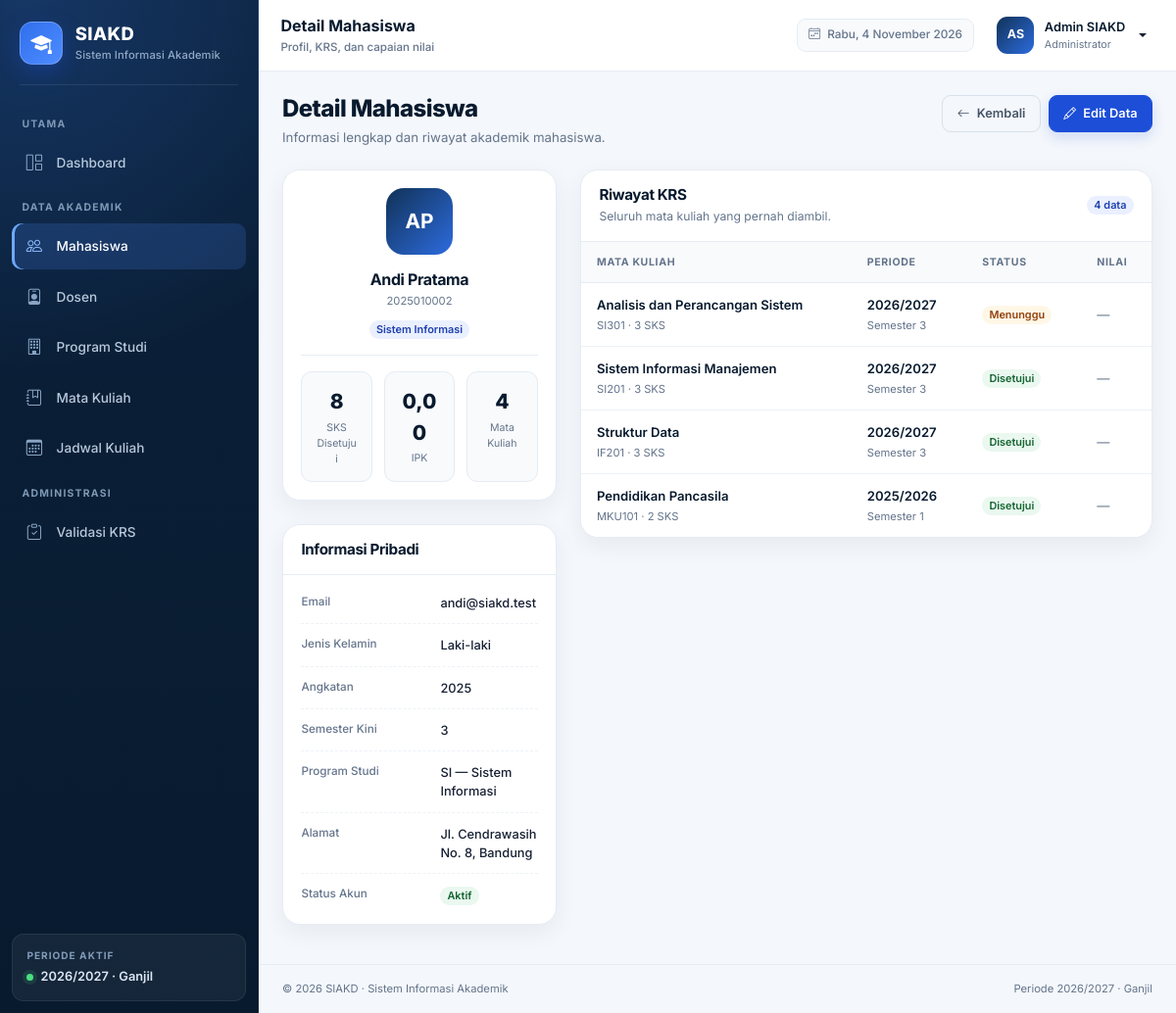
Screenshot of /admin/mahasiswa_detail.php?id=2 (signed in) with the database file from the repository.
### tables this page shows
CREATE TABLE `users` (
    `id` INT UNSIGNED NOT NULL AUTO_INCREMENT,
    `nama` VARCHAR(100) NOT NULL,
    `email` VARCHAR(120) NOT NULL,
    `password` VARCHAR(255) NOT NULL,
    `role` ENUM('admin', 'dosen', 'mahasiswa') NOT NULL,
    `status` ENUM('aktif', 'nonaktif') NOT NULL DEFAULT 'aktif',
    `created_at` TIMESTAMP NOT NULL DEFAULT CURRENT_TIMESTAMP,
    `updated_at` TIMESTAMP NOT NULL DEFAULT CURRENT_TIMESTAMP ON UPDATE CURRENT_TIMESTAMP,
    PRIMARY KEY (`id`),
    UNIQUE KEY `uq_users_email` (`email`),
    KEY `idx_users_role` (`role`)
);

CREATE TABLE `mahasiswa` (
    `id` INT UNSIGNED NOT NULL AUTO_INCREMENT,
    `user_id` INT UNSIGNED NOT NULL,
    `nim` VARCHAR(20) NOT NULL,
    `nama` VARCHAR(100) NOT NULL,
    `email` VARCHAR(120) NOT NULL,
    `jenis_kelamin` ENUM('L', 'P') NOT NULL,
    `alamat` VARCHAR(255) NOT NULL,
    `prodi_id` INT UNSIGNED NOT NULL,
    `angkatan` YEAR NOT NULL,
    `created_at` TIMESTAMP NOT NULL DEFAULT CURRENT_TIMESTAMP,
    `updated_at` TIMESTAMP NOT NULL DEFAULT CURRENT_TIMESTAMP ON UPDATE CURRENT_TIMESTAMP,
    PRIMARY KEY (`id`),
    UNIQUE KEY `uq_mahasiswa_user` (`user_id`),
    UNIQUE KEY `uq_mahasiswa_nim` (`nim`),
    UNIQUE KEY `uq_mahasiswa_email` (`email`),
    KEY `idx_mahasiswa_prodi` (`prodi_id`),
    KEY `idx_mahasiswa_angkatan` (`angkatan`),
    CONSTRAINT `fk_mahasiswa_user` FOREIGN KEY (`user_id`) REFERENCES `users` (`id`) ON DELETE CASCADE ON UPDATE CASCADE,
    CONSTRAINT `fk_mahasiswa_prodi` FOREIGN KEY (`prodi_id`) REFERENCES `prodi` (`id`) ON DELETE RESTRICT ON UPDATE CASCADE
);

CREATE TABLE `prodi` (
    `id` INT UNSIGNED NOT NULL AUTO_INCREMENT,
    `kode_prodi` VARCHAR(10) NOT NULL,
    `nama_prodi` VARCHAR(100) NOT NULL,
    `created_at` TIMESTAMP NOT NULL DEFAULT CURRENT_TIMESTAMP,
    `updated_at` TIMESTAMP NOT NULL DEFAULT CURRENT_TIMESTAMP ON UPDATE CURRENT_TIMESTAMP,
    PRIMARY KEY (`id`),
    UNIQUE KEY `uq_prodi_kode` (`kode_prodi`),
    UNIQUE KEY `uq_prodi_nama` (`nama_prodi`)
);

CREATE TABLE `krs` (
    `id` INT UNSIGNED NOT NULL AUTO_INCREMENT,
    `mahasiswa_id` INT UNSIGNED NOT NULL,
    `mata_kuliah_id` INT UNSIGNED NOT NULL,
    `semester` TINYINT UNSIGNED NOT NULL,
    `tahun_ajaran` VARCHAR(9) NOT NULL,
    `status` ENUM('menunggu', 'disetujui', 'ditolak') NOT NULL DEFAULT 'menunggu',
    `created_at` TIMESTAMP NOT NULL DEFAULT CURRENT_TIMESTAMP,
    `updated_at` TIMESTAMP NOT NULL DEFAULT CURRENT_TIMESTAMP ON UPDATE CURRENT_TIMESTAMP,
    PRIMARY KEY (`id`),
    UNIQUE KEY `uq_krs_mahasiswa_mk` (`mahasiswa_id`, `mata_kuliah_id`),
    KEY `idx_krs_mk` (`mata_kuliah_id`),
    KEY `idx_krs_status` (`status`),
    KEY `idx_krs_periode` (`tahun_ajaran`, `semester`),
    CONSTRAINT `fk_krs_mahasiswa` FOREIGN KEY (`mahasiswa_id`) REFERENCES `mahasiswa` (`id`) ON DELETE CASCADE ON UPDATE CASCADE,
    CONSTRAINT `fk_krs_mata_kuliah` FOREIGN KEY (`mata_kuliah_id`) REFERENCES `mata_kuliah` (`id`) ON DELETE RESTRICT ON UPDATE CASCADE
);

CREATE TABLE `mata_kuliah` (
    `id` INT UNSIGNED NOT NULL AUTO_INCREMENT,
    `kode_mk` VARCHAR(15) NOT NULL,
    `nama_mk` VARCHAR(120) NOT NULL,
    `sks` TINYINT UNSIGNED NOT NULL,
    `semester` TINYINT UNSIGNED NOT NULL,
    `prodi_id` INT UNSIGNED NOT NULL,
    `dosen_id` INT UNSIGNED NULL,
    `created_at` TIMESTAMP NOT NULL DEFAULT CURRENT_TIMESTAMP,
    `updated_at` TIMESTAMP NOT NULL DEFAULT CURRENT_TIMESTAMP ON UPDATE CURRENT_TIMESTAMP,
    PRIMARY KEY (`id`),
    UNIQUE KEY `uq_mata_kuliah_kode` (`kode_mk`),
    KEY `idx_mata_kuliah_prodi` (`prodi_id`),
    KEY `idx_mata_kuliah_dosen` (`dosen_id`),
    CONSTRAINT `fk_mata_kuliah_prodi` FOREIGN KEY (`prodi_id`) REFERENCES `prodi` (`id`) ON DELETE RESTRICT ON UPDATE CASCADE,
    CONSTRAINT `fk_mata_kuliah_dosen` FOREIGN KEY (`dosen_id`) REFERENCES `dosen` (`id`) ON DELETE SET NULL ON UPDATE CASCADE
);

### includes/auth.php (called while the page is built, shortened)
<?php
require_once __DIR__ . '/../config/database.php';
require_once __DIR__ . '/functions.php';
function current_user(): ?array
{
    static $loaded = false;
    static $user = null;
    if ($loaded) {
        return $user;
    }
    $loaded = true;
    $userId = (int) ($_SESSION['user_id'] ?? 0);
    try {
        $stmt = db()->prepare(
            "SELECT u.id, u.nama, u.email, u.role, u.status, u.created_at,
                    m.id AS mahasiswa_id, m.nim, m.prodi_id AS mahasiswa_prodi_id,
                    m.angkatan, m.jenis_kelamin, m.alamat,
                    d.id AS dosen_id, d.nidn, d.prodi_id AS dosen_prodi_id
             FROM users u
             LEFT JOIN mahasiswa m ON m.user_id = u.id
             LEFT JOIN dosen d ON d.user_id = u.id
             WHERE u.id = :id AND u.status = 'aktif'
             LIMIT 1"
        );
        $stmt->execute(['id' => $userId]);
        $result = $stmt->fetch();
        if ($result) {
            $user = $result;
            return $user;
        }
    } catch (Throwable $exception) {
        error_log('Auth check failed: ' . $exception->getMessage());
    }
    return null;
}
function require_login(): array
{
    $user = current_user();
    return $user;
}
function require_role(string ...$roles): array
{
    $user = require_login();
    return $user;
}

### config/database.php (called while the page is built, shortened)
<?php
function db(): PDO
{
    static $pdo = null;
    if ($pdo instanceof PDO) {
        return $pdo;
    }
    $dsn = sprintf(
        'mysql:host=%s;port=%s;dbname=%s;charset=utf8mb4',
        DB_HOST,
        DB_PORT,
        DB_NAME
    );
    try {
        $pdo = new PDO($dsn, DB_USER, DB_PASS, [
            PDO::ATTR_ERRMODE => PDO::ERRMODE_EXCEPTION,
            PDO::ATTR_DEFAULT_FETCH_MODE => PDO::FETCH_ASSOC,
            PDO::ATTR_EMULATE_PREPARES => false,
        ]);
    } catch (PDOException $exception) {
        error_log('Database connection failed: ' . $exception->getMessage());
        throw new RuntimeException(
            'Koneksi database gagal. Pastikan MySQL berjalan dan database "siakd" sudah diimpor dari database.sql.'
        );
    }
    return $pdo;
}

### admin/mahasiswa_detail.php (the view, shortened to what this page needs)
<?php
require_once __DIR__ . '/../includes/auth.php';
require_role('admin');
$id = max(0, (int) query('id', 0));
$stmt = db()->prepare(
    'SELECT m.*, p.nama_prodi, p.kode_prodi, u.status AS status_akun, u.created_at AS akun_dibuat
     FROM mahasiswa m
     JOIN prodi p ON p.id = m.prodi_id
     JOIN users u ON u.id = m.user_id
     WHERE m.id = :id LIMIT 1'
);
$stmt->execute(['id' => $id]);
$mahasiswa = $stmt->fetch();
$krsStmt = db()->prepare(
    "SELECT k.id, k.semester, k.tahun_ajaran, k.status,
            mk.kode_mk, mk.nama_mk, mk.sks,
            n.nilai_akhir, n.nilai_huruf
     FROM krs k
     JOIN mata_kuliah mk ON mk.id = k.mata_kuliah_id
     LEFT JOIN nilai n ON n.krs_id = k.id
     WHERE k.mahasiswa_id = :mahasiswa_id
     ORDER BY k.tahun_ajaran DESC, k.semester DESC, mk.nama_mk ASC"
);
$krsStmt->execute(['mahasiswa_id' => $id]);
$krsList = $krsStmt->fetchAll();
$totalSks = 0;
$totalMutu = 0.0;
$sksNilai = 0;
foreach ($krsList as $item) {
    if ($item['status'] === 'disetujui') {
        $totalSks += (int) $item['sks'];
    }
}
$ipk = $sksNilai > 0 ? round($totalMutu / $sksNilai, 2) : 0.0;
$pageTitle = 'Detail Mahasiswa';
$pageSubtitle = 'Profil, KRS, dan capaian nilai';
require_once __DIR__ . '/../includes/header.php';
?>
<div class="page-heading">
    <div>
        <h1>Detail Mahasiswa</h1>
        <p>Informasi lengkap dan riwayat akademik mahasiswa.</p>
    </div>
    <div class="d-flex gap-2">
        <a href="<?= e(base_url('admin/mahasiswa.php')) ?>" class="btn btn-outline-secondary">
            <i class="bi bi-arrow-left me-1" aria-hidden="true"></i> Kembali
        </a>
        <a href="<?= e(base_url('admin/mahasiswa_form.php?id=' . $id)) ?>" class="btn btn-primary">
            <i class="bi bi-pencil me-1" aria-hidden="true"></i> Edit Data
        </a>
    </div>
</div>
<div class="row g-4">
    <div class="col-lg-4">
        <div class="card mb-4">
            <div class="card-body text-center">
                <span class="avatar mx-auto mb-3" style="width: 68px; height: 68px; font-size: 1.3rem; border-radius: 18px;"><?= e(initials($mahasiswa['nama'])) ?></span>
                <h2 class="section-title"><?= e($mahasiswa['nama']) ?></h2>
                <p class="small-note mb-2"><?= e($mahasiswa['nim']) ?></p>
                <span class="badge text-bg-primary-subtle rounded-pill"><?= e($mahasiswa['nama_prodi']) ?></span>
                <div class="divider"></div>
                <div class="khs-summary">
                    <div class="khs-summary-item">
                        <span class="khs-summary-value"><?= $totalSks ?></span>
                        <span class="khs-summary-label">SKS Disetujui</span>
                    </div>
                    <div class="khs-summary-item">
                        <span class="khs-summary-value"><?= number_format($ipk, 2, ',', '.') ?></span>
                        <span class="khs-summary-label">IPK</span>
                    </div>
                    <div class="khs-summary-item">
                        <span class="khs-summary-value"><?= count($krsList) ?></span>
                        <span class="khs-summary-label">Mata Kuliah</span>
                    </div>
                </div>
            </div>
        </div>
        <div class="card">
            <div class="card-header"><h2>Informasi Pribadi</h2></div>
            <div class="card-body">
                <dl class="detail-list">
                    <div><dt>Email</dt><dd><?= e($mahasiswa['email']) ?></dd></div>
                    <div><dt>Jenis Kelamin</dt><dd><?= $mahasiswa['jenis_kelamin'] === 'L' ? 'Laki-laki' : 'Perempuan' ?></dd></div>
                    <div><dt>Angkatan</dt><dd><?= (int) $mahasiswa['angkatan'] ?></dd></div>
                    <div><dt>Semester Kini</dt><dd><?= semester_mahasiswa((int) $mahasiswa['angkatan']) ?></dd></div>
                    <div><dt>Program Studi</dt><dd><?= e($mahasiswa['kode_prodi']) ?> &mdash; <?= e($mahasiswa['nama_prodi']) ?></dd></div>
                    <div><dt>Alamat</dt><dd><?= nl2br(e($mahasiswa['alamat'])) ?></dd></div>
                    <div><dt>Status Akun</dt><dd><span class="badge text-bg-success-subtle rounded-pill"><?= e(ucfirst($mahasiswa['status_akun'])) ?></span></dd></div>
                </dl>
            </div>
        </div>
    </div>
    <div class="col-lg-8">
        <div class="card">
            <div class="card-header d-flex align-items-center justify-content-between">
                <div>
                    <h2>Riwayat KRS</h2>
                    <p class="section-subtitle mt-1">Seluruh mata kuliah yang pernah diambil.</p>
                </div>
                <span class="badge text-bg-primary-subtle rounded-pill"><?= count($krsList) ?> data</span>
            </div>
            <?php if ($krsList): ?>
                <div class="table-responsive">
                    <table class="table">
                        <thead>
                            <tr>
                                <th>Mata Kuliah</th>
                                <th>Periode</th>
                                <th>Status</th>
                                <th>Nilai</th>
                            </tr>
                        </thead>
                        <tbody>
                            <?php foreach ($krsList as $item): ?>
                                <tr>
                                    <td>
                                        <span class="cell-title"><?= e($item['nama_mk']) ?></span>
                                        <span class="cell-subtitle"><?= e($item['kode_mk']) ?> &middot; <?= (int) $item['sks'] ?> SKS</span>
                                    </td>
                                    <td>
                                        <span class="cell-title"><?= e($item['tahun_ajaran']) ?></span>
                                        <span class="cell-subtitle">Semester <?= (int) $item['semester'] ?></span>
                                    </td>
                                    <td><?= status_badge($item['status']) ?></td>
                                    <td>
                                        <?php if ($item['nilai_huruf'] !== null): ?>
                                            <span class="cell-title"><?= e($item['nilai_huruf']) ?></span>
                                            <span class="cell-subtitle"><?= number_format((float) $item['nilai_akhir'], 2, ',', '.') ?></span>
                                        <?php else: ?>
                                            <span class="text-muted">&mdash;</span>
                                        <?php endif; ?>
                                    </td>
                                </tr>
                            <?php endforeach; ?>
                        </tbody>
                    </table>
                </div>
            <?php endif; ?>
        </div>
    </div>
</div>
<?php require_once __DIR__ . '/../includes/footer.php'; ?>

### includes/navbar.php (shortened to what this page needs)
<?php
$hariInggris = ['Sunday' => 'Minggu', 'Monday' => 'Senin', 'Tuesday' => 'Selasa', 'Wednesday' => 'Rabu', 'Thursday' => 'Kamis', 'Friday' => 'Jumat', 'Saturday' => 'Sabtu'];
$bulanInggris = [1 => 'Januari', 'Februari', 'Maret', 'April', 'Mei', 'Juni', 'Juli', 'Agustus', 'September', 'Oktober', 'November', 'Desember'];
$tanggalHariIni = ($hariInggris[date('l')] ?? date('l')) . ', ' . date('j') . ' ' . ($bulanInggris[(int) date('n')] ?? '') . ' ' . date('Y');
?>
<nav class="app-topbar d-flex align-items-center justify-content-between gap-2" aria-label="Navigasi atas">
    <div class="d-flex align-items-center gap-2 gap-md-3 min-w-0">
        <div class="min-w-0">
            <p class="topbar-title"><?= e($pageTitle) ?></p>
            <span class="topbar-subtitle"><?= e($pageSubtitle) ?></span>
        </div>
    </div>
    <div class="d-flex align-items-center gap-2 gap-md-3">
        <span class="topbar-date">
            <i class="bi bi-calendar4-week" aria-hidden="true"></i>
            <?= e($tanggalHariIni) ?>
        </span>
        <div class="dropdown">
            <button class="user-menu dropdown-toggle" type="button" data-bs-toggle="dropdown" aria-expanded="false" aria-label="Menu profil pengguna">
                <span class="avatar"><?= e(initials($currentUser['nama'])) ?></span>
                <span class="user-meta">
                    <span class="user-name"><?= e($currentUser['nama']) ?></span>
                    <span class="user-role"><?= e(role_label($currentUser['role'])) ?></span>
                </span>
            </button>
        </div>
    </div>
</nav>

### includes/functions.php (shortened to what this page needs)
<?php
function base_url(string $path = ''): string
{
    $path = ltrim($path, '/');
    return BASE_URL . ($path !== '' ? '/' . $path : '/');
}
function e(mixed $value): string
{
    return htmlspecialchars((string) $value, ENT_QUOTES | ENT_SUBSTITUTE, 'UTF-8');
}
function query(string $key, mixed $default = ''): mixed
{
    $value = $_GET[$key];
    return is_string($value) ? trim($value) : $value;
}
function initials(string $name): string
{
    $parts = preg_split('/\s+/', trim($name)) ?: [];
    $initials = '';
    foreach (array_slice($parts, 0, 2) as $part) {
        $initials .= mb_strtoupper(mb_substr($part, 0, 1));
    }
    return $initials !== '' ? $initials : 'U';
}
function role_label(string $role): string
{
    return match ($role) {
        'admin' => 'Administrator',
        'dosen' => 'Dosen',
        'mahasiswa' => 'Mahasiswa',
        default => ucfirst($role),
    };
}
function status_badge(string $status): string
{
    return match ($status) {
        'disetujui' => '<span class="badge text-bg-success-subtle text-success-emphasis rounded-pill">Disetujui</span>',
        'ditolak' => '<span class="badge text-bg-danger-subtle text-danger-emphasis rounded-pill">Ditolak</span>',
        default => '<span class="badge text-bg-warning-subtle text-warning-emphasis rounded-pill">Menunggu</span>',
    };
}
function semester_mahasiswa(int $angkatan): int
{
    $tahunMulai = (int) substr(TAHUN_AJARAN_AKTIF, 0, 4);
    $selisih = max(0, $tahunMulai - $angkatan) * 2;
    $semester = $selisih + (SEMESTER_AKTIF === 'Ganjil' ? 1 : 2);
    return max(1, min(14, $semester));
}

### rows the page displays
users: nama "AS", nama "Admin SIAKD", role "Administrator"
mahasiswa: nama "AP", nama "Andi Pratama", nim "2025010002", prodi.nama_prodi "Sistem Informasi", email "andi@siakd.test", angkatan "2025", angkatan "3", prodi.kode_prodi "SI", alamat "Jl. Cendrawasih No. 8, Bandung", user.status "Aktif"
krs: mata_kuliah.nama_mk "Analisis dan Perancangan Sistem", mata_kuliah.kode_mk "SI301", mata_kuliah.sks "3", tahun_ajaran "2026/2027", semester "3", status "Menunggu"
krs: mata_kuliah.nama_mk "Sistem Informasi Manajemen", mata_kuliah.kode_mk "SI201", mata_kuliah.sks "3", tahun_ajaran "2026/2027", semester "3", status "Disetujui"
krs: mata_kuliah.nama_mk "Struktur Data", mata_kuliah.kode_mk "IF201", mata_kuliah.sks "3", tahun_ajaran "2026/2027", semester "3", status "Disetujui"
krs: mata_kuliah.nama_mk "Pendidikan Pancasila", mata_kuliah.kode_mk "MKU101", mata_kuliah.sks "2", tahun_ajaran "2025/2026", semester "1", status "Disetujui"

### other values shown
APP_NAME "SIAKD"
APP_FULL_NAME "Sistem Informasi Akademik"
$section['label'] "UTAMA"
$item['title'] "Dashboard"
$section['label'] "DATA AKADEMIK"
$item['title'] "Mahasiswa"
$item['title'] "Dosen"
$item['title'] "Program Studi"
$item['title'] "Mata Kuliah"
$item['title'] "Jadwal Kuliah"
$section['label'] "ADMINISTRASI"
$item['title'] "Validasi KRS"
TAHUN_AJARAN_AKTIF "2026/2027"
SEMESTER_AKTIF "Ganjil"
$pageTitle "Detail Mahasiswa"
